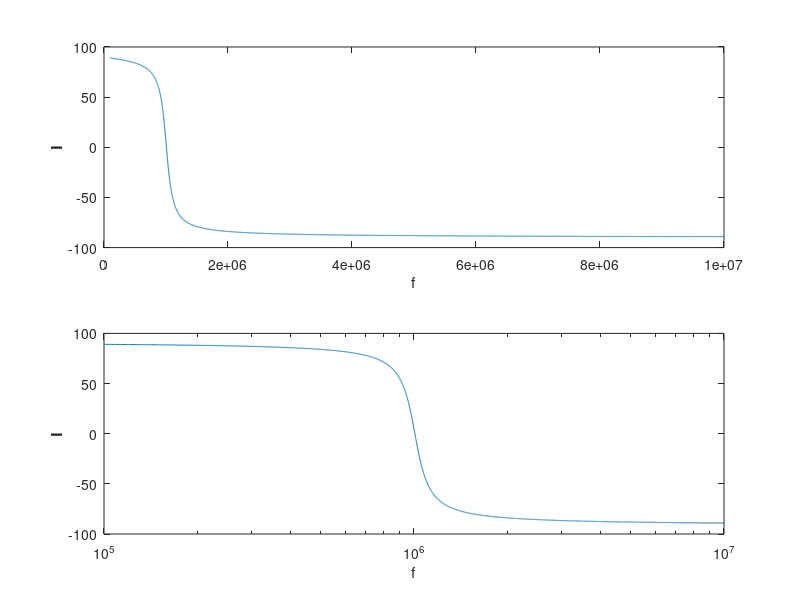

MATLAB code for this plot:
f=100*10^(3):10^(3):10*10^(6);
Current=120./(100+2*pi*0.1*10^(-3).*f*i-(i./(2*pi*0.25*10^(-9).*f)));
theta=(180*angle(Current))/pi;
subplot(2,1,1);
plot(f,theta)
xlabel('f');
ylabel('\bfI');
subplot(2,1,2);
semilogx(f,theta);
xlabel('f');
ylabel('\bfI');